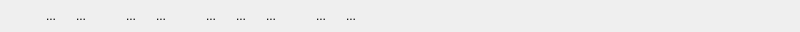
<?xml version="1.0" encoding="UTF-8"?>
<ui version="4.0">
 <class>MediaPlayer</class>
 <widget class="QWidget" name="MediaPlayer">
  <property name="geometry">
   <rect>
    <x>0</x>
    <y>0</y>
    <width>800</width>
    <height>32</height>
   </rect>
  </property>
  <property name="sizePolicy">
   <sizepolicy hsizetype="Preferred" vsizetype="Preferred">
    <horstretch>0</horstretch>
    <verstretch>0</verstretch>
   </sizepolicy>
  </property>
  <property name="windowTitle">
   <string>Form</string>
  </property>
  <layout class="QHBoxLayout" name="horizontalLayout">
   <property name="leftMargin">
    <number>0</number>
   </property>
   <property name="topMargin">
    <number>0</number>
   </property>
   <property name="rightMargin">
    <number>0</number>
   </property>
   <property name="bottomMargin">
    <number>0</number>
   </property>
   <item>
    <widget class="QToolButton" name="play">
     <property name="minimumSize">
      <size>
       <width>32</width>
       <height>32</height>
      </size>
     </property>
     <property name="toolTip">
      <string>Play</string>
     </property>
     <property name="statusTip">
      <string>Play</string>
     </property>
     <property name="whatsThis">
      <string>Play the movie</string>
     </property>
     <property name="text">
      <string notr="true"/>
     </property>
     <property name="icon">
      <iconset>
       <normaloff>:/mplayer/icons/play.svg</normaloff>
       <disabledoff>:/mplayer/icons/play.svg</disabledoff>
       <disabledon>:/mplayer/icons/play.svg</disabledon>
       <activeoff>:/mplayer/icons/play.svg</activeoff>
       <activeon>:/mplayer/icons/play.svg</activeon>
       <selectedoff>:/mplayer/icons/play.svg</selectedoff>
       <selectedon>:/mplayer/icons/play.svg</selectedon>:/mplayer/icons/play.svg</iconset>
     </property>
     <property name="iconSize">
      <size>
       <width>25</width>
       <height>25</height>
      </size>
     </property>
     <property name="shortcut">
      <string notr="true">Space</string>
     </property>
     <property name="checkable">
      <bool>true</bool>
     </property>
     <property name="autoRaise">
      <bool>true</bool>
     </property>
     <property name="arrowType">
      <enum>Qt::NoArrow</enum>
     </property>
    </widget>
   </item>
   <item>
    <widget class="QToolButton" name="previous">
     <property name="toolTip">
      <string>Previous time step</string>
     </property>
     <property name="statusTip">
      <string>Previous time step</string>
     </property>
     <property name="whatsThis">
      <string>Go to previous time step of the movie</string>
     </property>
     <property name="text">
      <string notr="true">...</string>
     </property>
     <property name="icon">
      <iconset>
       <normaloff>:/mplayer/icons/skip-back.svg</normaloff>:/mplayer/icons/skip-back.svg</iconset>
     </property>
     <property name="shortcut">
      <string notr="true">&lt;</string>
     </property>
     <property name="autoRepeat">
      <bool>true</bool>
     </property>
     <property name="autoRaise">
      <bool>true</bool>
     </property>
    </widget>
   </item>
   <item>
    <widget class="QToolButton" name="next">
     <property name="toolTip">
      <string>Next time step</string>
     </property>
     <property name="statusTip">
      <string>Next time step</string>
     </property>
     <property name="whatsThis">
      <string>Go to next time step of the movie</string>
     </property>
     <property name="text">
      <string notr="true">...</string>
     </property>
     <property name="icon">
      <iconset>
       <normaloff>:/mplayer/icons/skip-forward.svg</normaloff>:/mplayer/icons/skip-forward.svg</iconset>
     </property>
     <property name="shortcut">
      <string notr="true">&gt;</string>
     </property>
     <property name="autoRepeat">
      <bool>true</bool>
     </property>
     <property name="autoRaise">
      <bool>true</bool>
     </property>
    </widget>
   </item>
   <item>
    <spacer name="horizontalSpacer_2">
     <property name="orientation">
      <enum>Qt::Horizontal</enum>
     </property>
     <property name="sizeType">
      <enum>QSizePolicy::Fixed</enum>
     </property>
     <property name="sizeHint" stdset="0">
      <size>
       <width>20</width>
       <height>20</height>
      </size>
     </property>
    </spacer>
   </item>
   <item>
    <widget class="QToolButton" name="slower">
     <property name="toolTip">
      <string>Speed down</string>
     </property>
     <property name="statusTip">
      <string>Speed down</string>
     </property>
     <property name="whatsThis">
      <string>Speed down the movie</string>
     </property>
     <property name="text">
      <string notr="true">...</string>
     </property>
     <property name="icon">
      <iconset>
       <normaloff>:/mplayer/icons/rewind.svg</normaloff>:/mplayer/icons/rewind.svg</iconset>
     </property>
     <property name="shortcut">
      <string notr="true">/</string>
     </property>
     <property name="autoRaise">
      <bool>true</bool>
     </property>
    </widget>
   </item>
   <item>
    <widget class="QToolButton" name="faster">
     <property name="toolTip">
      <string>Speed up</string>
     </property>
     <property name="statusTip">
      <string>Speed up</string>
     </property>
     <property name="whatsThis">
      <string>Speed up the movie</string>
     </property>
     <property name="text">
      <string notr="true">...</string>
     </property>
     <property name="icon">
      <iconset>
       <normaloff>:/mplayer/icons/fast-forward.svg</normaloff>:/mplayer/icons/fast-forward.svg</iconset>
     </property>
     <property name="shortcut">
      <string notr="true">*</string>
     </property>
     <property name="autoRaise">
      <bool>true</bool>
     </property>
    </widget>
   </item>
   <item>
    <spacer name="horizontalSpacer_3">
     <property name="orientation">
      <enum>Qt::Horizontal</enum>
     </property>
     <property name="sizeType">
      <enum>QSizePolicy::Minimum</enum>
     </property>
     <property name="sizeHint" stdset="0">
      <size>
       <width>20</width>
       <height>20</height>
      </size>
     </property>
    </spacer>
   </item>
   <item>
    <widget class="QToolButton" name="repeat">
     <property name="toolTip">
      <string>Repeat/Palindrome</string>
     </property>
     <property name="statusTip">
      <string>Repeat/Palindrome</string>
     </property>
     <property name="whatsThis">
      <string>Toogle between no repeat, repeat and palindrome</string>
     </property>
     <property name="text">
      <string notr="true">...</string>
     </property>
     <property name="icon">
      <iconset>
       <normaloff>:/mplayer/icons/rotate-cw.svg</normaloff>:/mplayer/icons/rotate-cw.svg</iconset>
     </property>
     <property name="shortcut">
      <string notr="true">Ctrl+R</string>
     </property>
     <property name="checkable">
      <bool>true</bool>
     </property>
     <property name="autoRaise">
      <bool>true</bool>
     </property>
    </widget>
   </item>
   <item>
    <widget class="QToolButton" name="snapshot">
     <property name="toolTip">
      <string>Snapshot</string>
     </property>
     <property name="statusTip">
      <string>Snapshot</string>
     </property>
     <property name="whatsThis">
      <string>Take a snapshot of the scene</string>
     </property>
     <property name="text">
      <string notr="true">...</string>
     </property>
     <property name="icon">
      <iconset>
       <normaloff>:/mplayer/icons/image.svg</normaloff>:/mplayer/icons/image.svg</iconset>
     </property>
     <property name="shortcut">
      <string notr="true">S</string>
     </property>
     <property name="autoRaise">
      <bool>true</bool>
     </property>
    </widget>
   </item>
   <item>
    <widget class="QToolButton" name="record">
     <property name="toolTip">
      <string>Start/stop recording</string>
     </property>
     <property name="statusTip">
      <string>Start/stop recording</string>
     </property>
     <property name="whatsThis">
      <string>Start/stop recording the movie</string>
     </property>
     <property name="text">
      <string notr="true">...</string>
     </property>
     <property name="icon">
      <iconset>
       <normaloff>:/mplayer/icons/video.svg</normaloff>
       <selectedoff>:/mplayer/icons/video-off.svg</selectedoff>
       <selectedon>:/mplayer/icons/video-off.svg</selectedon>:/mplayer/icons/video.svg</iconset>
     </property>
     <property name="shortcut">
      <string notr="true">M</string>
     </property>
     <property name="checkable">
      <bool>true</bool>
     </property>
     <property name="autoRaise">
      <bool>true</bool>
     </property>
    </widget>
   </item>
   <item>
    <spacer name="horizontalSpacer">
     <property name="orientation">
      <enum>Qt::Horizontal</enum>
     </property>
     <property name="sizeType">
      <enum>QSizePolicy::Minimum</enum>
     </property>
     <property name="sizeHint" stdset="0">
      <size>
       <width>20</width>
       <height>20</height>
      </size>
     </property>
    </spacer>
   </item>
   <item>
    <widget class="QToolButton" name="zoomOut">
     <property name="toolTip">
      <string>Zoom out</string>
     </property>
     <property name="statusTip">
      <string>Zoom out</string>
     </property>
     <property name="whatsThis">
      <string>Zoom out</string>
     </property>
     <property name="text">
      <string notr="true">...</string>
     </property>
     <property name="icon">
      <iconset>
       <normaloff>:/mplayer/icons/zoom-out.svg</normaloff>:/mplayer/icons/zoom-out.svg</iconset>
     </property>
     <property name="shortcut">
      <string notr="true">Ctrl+-</string>
     </property>
     <property name="autoRepeat">
      <bool>true</bool>
     </property>
     <property name="autoRaise">
      <bool>true</bool>
     </property>
    </widget>
   </item>
   <item>
    <widget class="QToolButton" name="zoomIn">
     <property name="toolTip">
      <string>Zoom in</string>
     </property>
     <property name="statusTip">
      <string>Zoom in</string>
     </property>
     <property name="whatsThis">
      <string>Zoom in</string>
     </property>
     <property name="text">
      <string notr="true">...</string>
     </property>
     <property name="icon">
      <iconset>
       <normaloff>:/mplayer/icons/zoom-in.svg</normaloff>:/mplayer/icons/zoom-in.svg</iconset>
     </property>
     <property name="shortcut">
      <string notr="true">Ctrl+Shift+=</string>
     </property>
     <property name="autoRepeat">
      <bool>true</bool>
     </property>
     <property name="autoRaise">
      <bool>true</bool>
     </property>
    </widget>
   </item>
   <item>
    <spacer name="horizontalSpacer_4">
     <property name="orientation">
      <enum>Qt::Horizontal</enum>
     </property>
     <property name="sizeType">
      <enum>QSizePolicy::MinimumExpanding</enum>
     </property>
     <property name="sizeHint" stdset="0">
      <size>
       <width>20</width>
       <height>20</height>
      </size>
     </property>
    </spacer>
   </item>
  </layout>
 </widget>
 <resources/>
 <connections/>
</ui>
